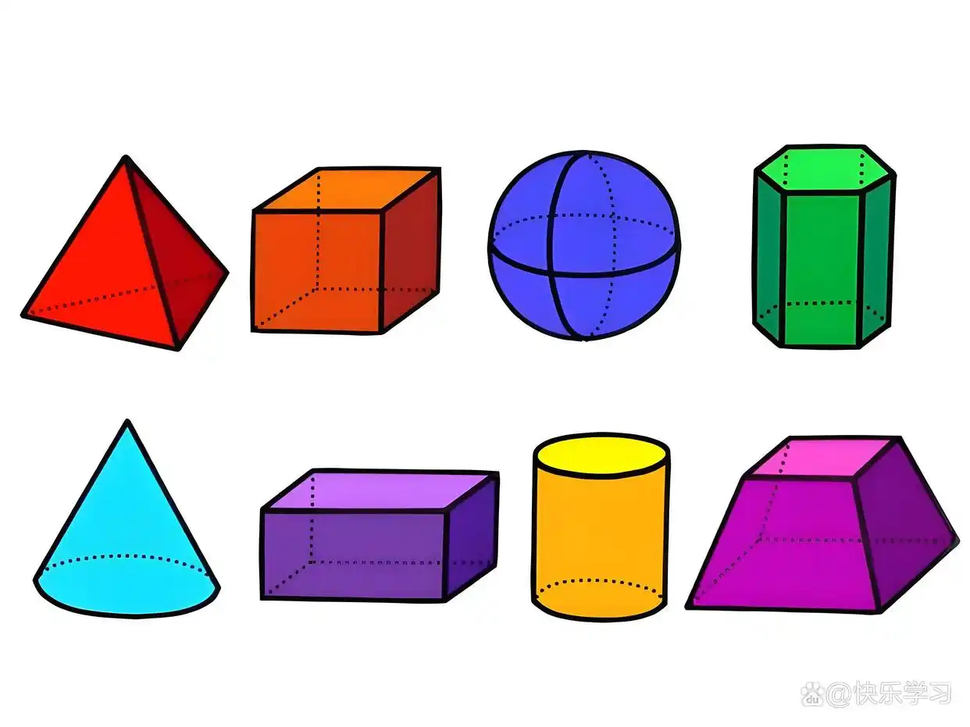
#> input picture opencv/images/objects.png, 970 x 727 px, shrunk from 1242 x 931 before the run
$ python object_recognition.py
#> lines starting #> are read from the running program, lines starting #| are printed output that depends on the picture; after the words box and inside, x2 and y2 are one past the last pixel; in counts of white or black regions, pixels touching at a corner belong together
#> further down, objects is the input picture: shape (727, 970, 3); mean B, G, R 207.6, 200.5, 212.4
import os
import cv2
import numpy as np


def object_recognition(object_img, result_img_path):
    """
    基于轮廓的物体识别、计数与标记
    :param object_img: 物体图片
    :param result_img_path: 物体识别结果保存路径
    :return:
    """
#> called with result_img_path = './images/object_recognition_result.png'
    img_copy = np.asarray(object_img).copy()

    # 高斯滤波降噪，消除画面细小噪点
    img_copy = cv2.GaussianBlur(img_copy, (3, 3), 0)

    # 转换为灰度图
    gray = cv2.cvtColor(img_copy, cv2.COLOR_BGR2GRAY)
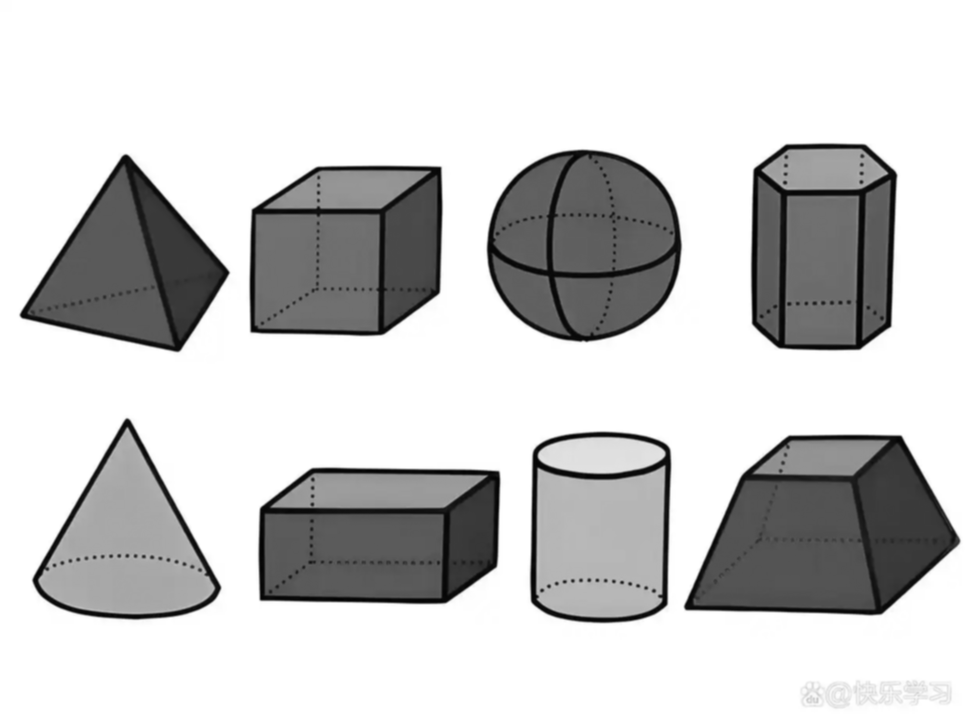
#> gray: shape (727, 970); min 1, max 255, mean 204.9

    # 反向二值化，物体像素变黑，背景像素变白
    _, gray = cv2.threshold(gray, 127, 255, cv2.THRESH_BINARY_INV)
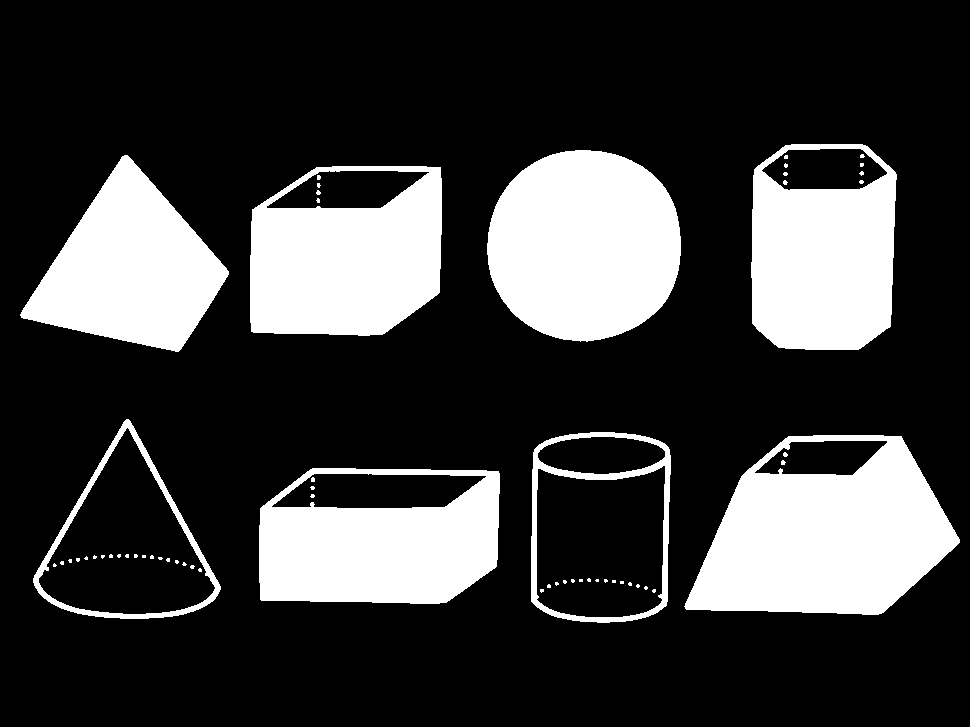
#> gray: shape (727, 970); 23.6% white; 59 white regions (51 under 20 px), largest, box (x1, y1, x2, y2) and area: (684, 435, 960, 615) 32859, (487, 150, 681, 342) 29648, (250, 166, 442, 336) 25238

    # 借助形态学开运算，消除画面细碎噪点，孤立小点
    kernel = cv2.getStructuringElement(cv2.MORPH_RECT, (3, 3))
    gray = cv2.morphologyEx(gray, cv2.MORPH_OPEN, kernel)
#> gray: shape (727, 970); 23.5% white; 57 white regions (49 under 20 px)

    # 提取最外层外部轮廓，物理物体内部小孔嵌套轮廓
    contours, hierarchy = cv2.findContours(gray, cv2.RETR_EXTERNAL, cv2.CHAIN_APPROX_SIMPLE)
#> contours = 8 contours; box (x1, y1, x2, y2) and area: (685, 435, 960, 615) 35691, (259, 468, 500, 604) 29582, (487, 150, 681, 341) 29368, (250, 166, 442, 336) 29042, (751, 144, 897, 350) 27194, (531, 432, 671, 623) 24618, (21, 155, 229, 352) 22346, (33, 419, 221, 619) 20934

    # 有效物体数量
    object_count = 0
    # 最大物体轮廓面积
    max_area = 0
    # 最大物体轮廓
    max_contour = None

    # 遍历全部轮廓，逐一对物体进行处理
    for cnt in contours:
        # 计算当前轮廓包围面积
        area = cv2.contourArea(cnt)
        # 过滤极小噪点面积
        if area < 100:
            continue
        object_count += 1
        # 获取轮廓外接矩形左上角坐标、宽度、高度
        x, y, w, h = cv2.boundingRect(cnt)
        # 绘制蓝色的物体矩形框
        cv2.rectangle(img_copy, (x, y), (x + w, y + h), (0, 255, 0), 2)
        # 计算物体中心坐标
        center_x = (x + w // 2)
        center_y = (y + h // 2)
        # 黄色实心圆点标记物体中心
        cv2.circle(img_copy, (center_x, center_y), 5, (0, 255, 255), -1)
        # 打印物体信息
        print(f"第{object_count}个物体，面积：{area}，中心点：({center_x}, {center_y})")
        # 更新最大物体轮廓面积
        if area > max_area:
            max_area = area
            max_contour = cnt
#> this loop made 8 passes
#> (area, x, y, w, h, center_x, center_y, max_area) on passes 1 to 2: (29582, 259, 468, 241, 136, 379, 536, 29582), (35691, 685, 435, 275, 180, 822, 525, 35691)
#> (area, x, y, w, h, center_x, center_y) on passes 3 to 8: (24618.5, 531, 432, 140, 191, 601, 527), (20934.5, 33, 419, 188, 200, 127, 519), (29041.5, 250, 166, 192, 170, 346, 251), (22346.5, 21, 155, 208, 197, 125, 253), (29367.5, 487, 150, 194, 191, 584, 245), (27194, 751, 144, 146, 206, 824, 247)
#| 第1个物体，面积：29582.0，中心点：(379, 536)
#| 第2个物体，面积：35691.0，中心点：(822, 525)
#| 第3个物体，面积：24618.5，中心点：(601, 527)
#| 第4个物体，面积：20934.5，中心点：(127, 519)
#| 第5个物体，面积：29041.5，中心点：(346, 251)
#| 第6个物体，面积：22346.5，中心点：(125, 253)
#| 第7个物体，面积：29367.5，中心点：(584, 245)
#| 第8个物体，面积：27194.0，中心点：(824, 247)
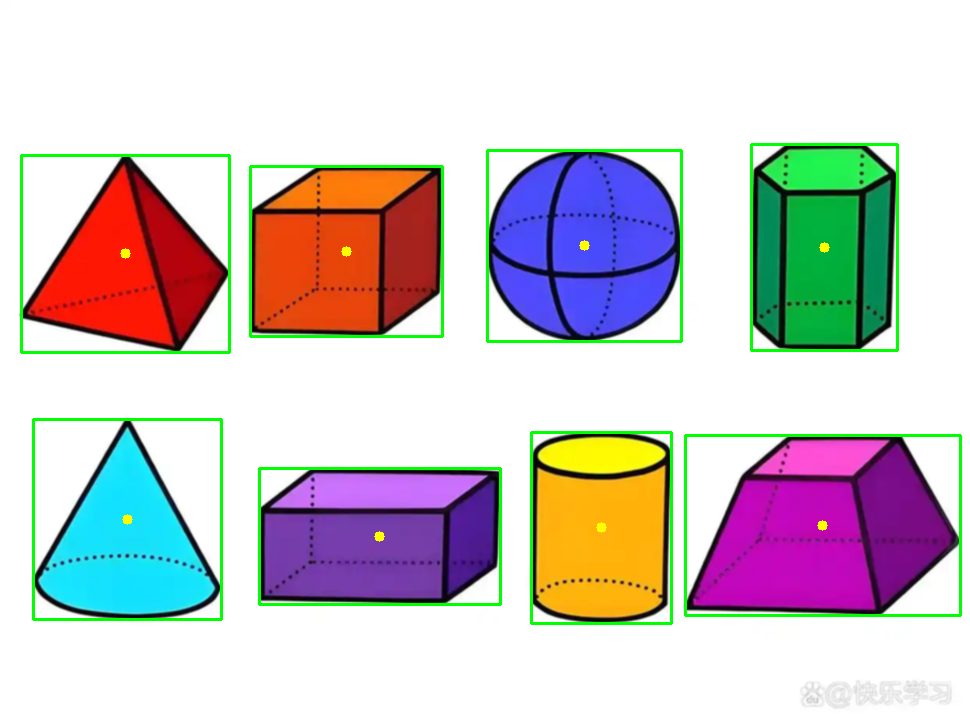
#> img_copy: shape (727, 970, 3); mean B, G, R 201.7, 201.4, 206.7
#> after the loop, max_area = 35691; max_contour = contour of 253 points, box (x1, y1, x2, y2) (685, 435, 960, 615), area 35691; object_count = 8

    # 高亮标记最大物体轮廓，使用文字+红色粗框
    if max_contour is not None:
        x, y, w, h = cv2.boundingRect(max_contour)
#> x = 685; y = 435; w = 275; h = 180
        cv2.rectangle(img_copy, (x, y), (x + w, y + h), (0, 0, 255), 3)
        cv2.putText(img_copy, "Max object", (x, y-10), cv2.FONT_HERSHEY_SIMPLEX, 1, (0, 0, 255), 2)
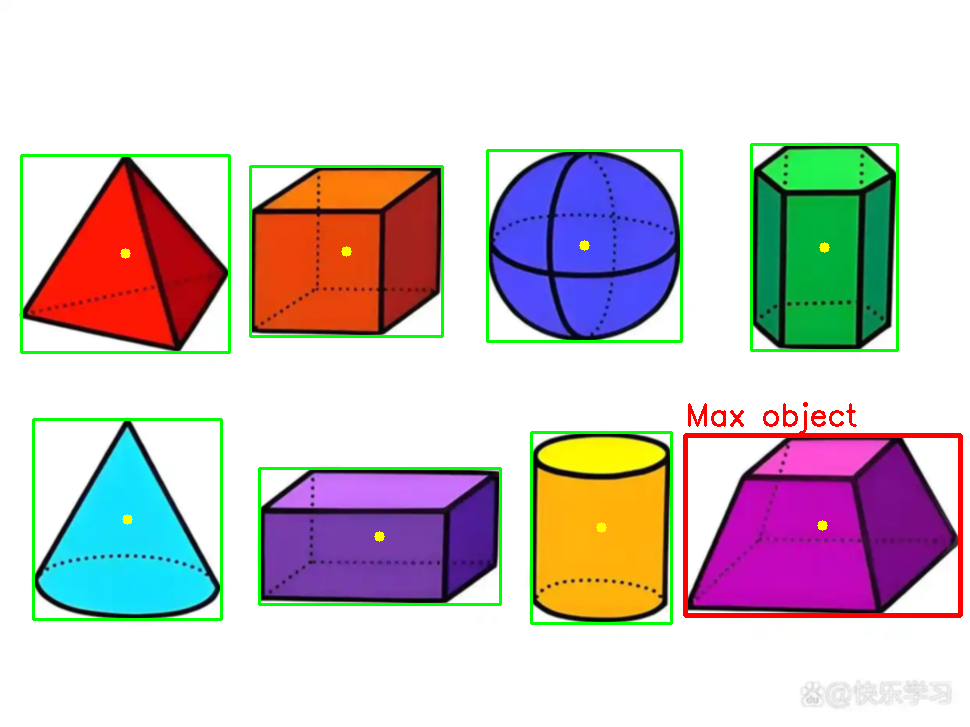
#> img_copy: shape (727, 970, 3); mean B, G, R 200.6, 199.4, 207.7

    print(f"共检测到{object_count}个有效物体，最大物体轮廓面积：{max_area}")
#| 共检测到8个有效物体，最大物体轮廓面积：35691.0
    # 保存结果
    write_result = cv2.imwrite(result_img_path, img_copy)
    if not write_result:
        raise IOError(f"保存物体识别结果图片失败：{result_img_path}")
    print("物体识别完成，文件已保存！")
    return True, img_copy


# 定义图片所在路径
image_path = './images/'
# 物体图片名称
object_img_filename = 'objects.png'
# 物体识别结果图片名称
object_recognition_result_img_filename = 'object_recognition_result.png'
# 拼接图片路径
object_img_path = os.path.join(image_path, object_img_filename)
object_recognition_result_img_path = os.path.join(image_path, object_recognition_result_img_filename)

# 读取物体图片
objects = cv2.imread(object_img_path)
if objects is None:
    raise FileNotFoundError(f"读取物体图片失败：{object_img_path}， 请检查图片路径是否正确")

# 调用物体轮廓识别
result_flag, img = object_recognition(objects, object_recognition_result_img_path)
#> result_flag = True
if result_flag:
    if img is not None:
        # 展示图片
        cv2.imshow('object recognition', img)
        cv2.waitKey(0)
        cv2.destroyAllWindows()
